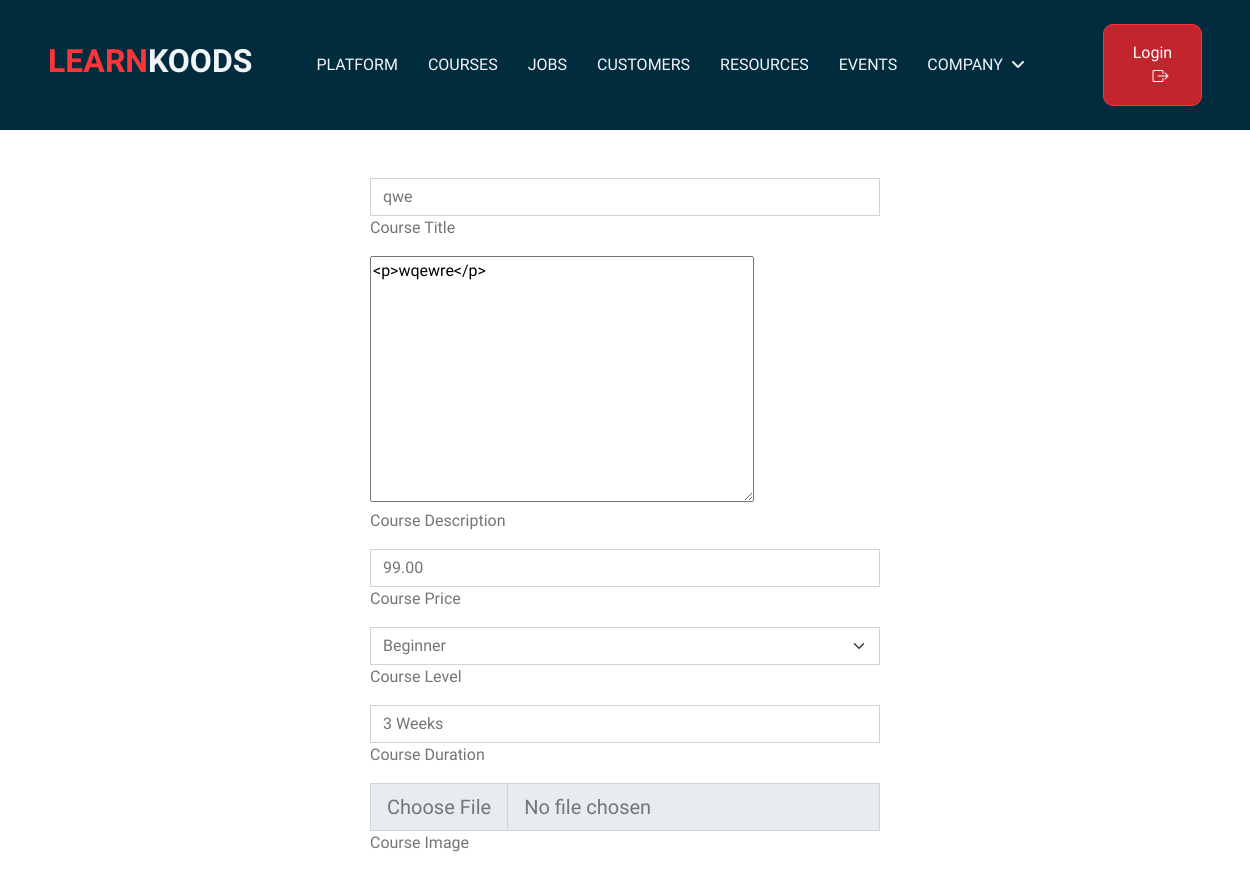
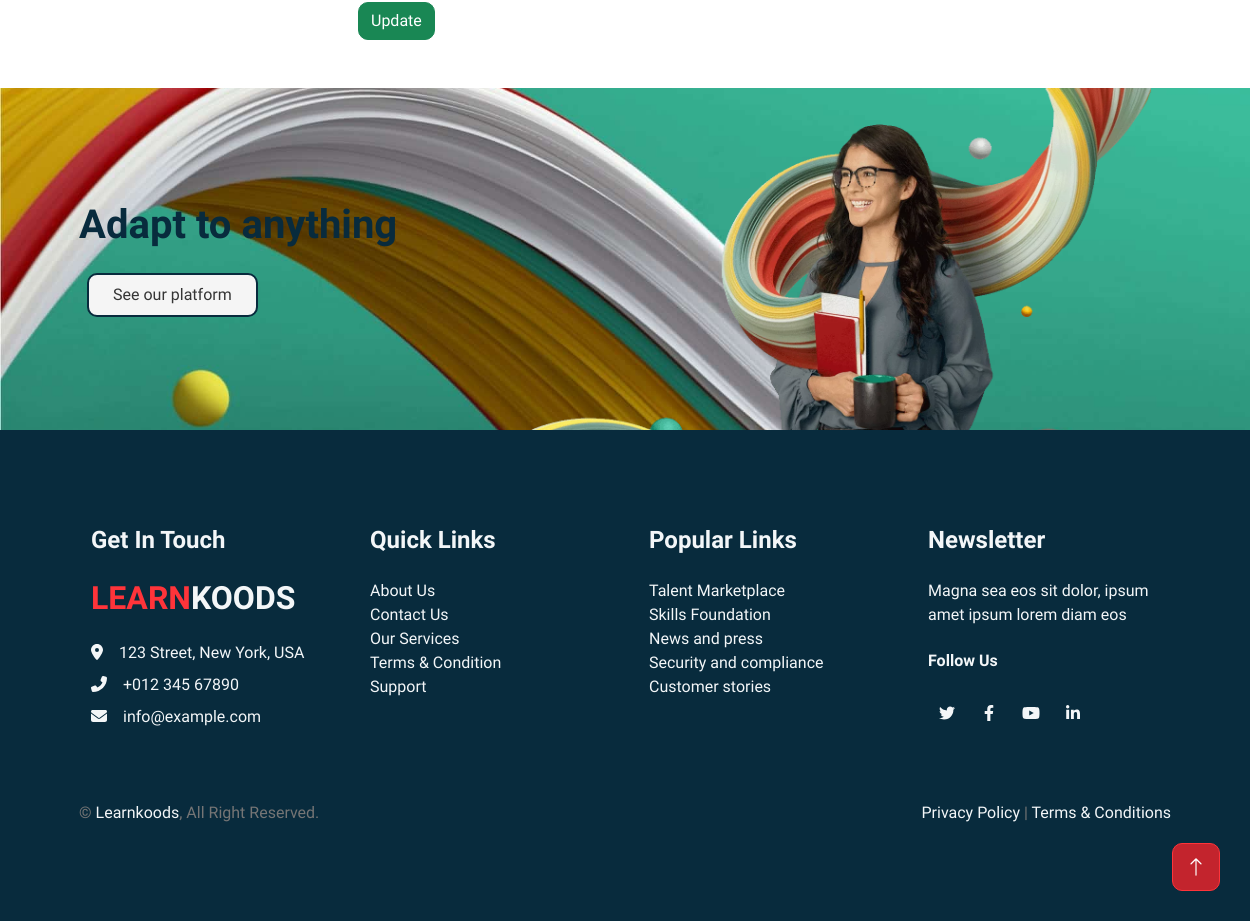
Screenshot of /edit-course/22 with the database file from the repository (2 pictures, top to bottom).
### courses/models.py (models this page shows, shortened)
class Courses(models.Model):
    course_id = models.AutoField(primary_key=True)
    user = models.ForeignKey(User, on_delete=models.CASCADE,null=True,blank=True,default=None)
    course_title = models.CharField(max_length=100)
    course_price = models.DecimalField(max_digits=6, decimal_places=2,null=True)
    course_des = HTMLField()
    course_level = models.CharField(choices=(('Beginner', ("Beginner")),
                                        ('Intermediate', ("Intermediate")),
                                        ('Advance', ("Advance"))),
                                default='Beginner',max_length=50)
    course_duration = models.CharField(max_length=100)
    course_image = models.ImageField(upload_to="corse/",null=True,default="course/courses-1.jpg")
    course_slug = AutoSlugField(populate_from = 'course_title',unique=True,null=True,default=None)

### koods/views.py (the view)
# urls.py: path('edit-course/<id>',views.editcourse,name="editcourse"),
def editcourse(request,id):
    if request.user.is_authenticated:
        if not request.user.profile.is_course == True:
            return redirect("/")
    usr = Courses.objects.get(course_id=id)
    form = ADDCOURSE_DESC()
    if request.method == "POST":
        form = ADDCOURSE_DESC(request.POST, instance=usr)
        if form.is_valid():
            course_des = form.cleaned_data['course_des']
        course_title = request.POST.get("course_title")
        course_price = request.POST.get("course_price")
        course_level = request.POST.get("course_level")
        course_duration = request.POST.get("course_duration")
        course_image = request.FILES.get("course_image", None)
        if course_image :
            usr.course_image = course_image
        usr.course_title=course_title
        usr.course_price=course_price
        usr.course_level=course_level
        usr.course_duration=course_duration
        usr.course_des=course_des
        usr.save()
        return redirect("/courseprofile/")
    else:
        form = ADDCOURSE_DESC(instance=usr)
    data={
    'title':'Learnkoods',
    'usr':usr,
    'form':form
    }
    return render(request,"edit_course.html",data)

### koods/forms.py
class ADDCOURSE_DESC(forms.ModelForm):
    class Meta:
        model = Courses
        fields = ['course_des']
        widgets = {'content':TinyMCE(attrs={'cols':80, 'rows':30})}
    def __init__(self, *args, **kwargs):
        user = kwargs.pop('user', None)
        super(ADDCOURSE_DESC, self).__init__(*args, **kwargs)
        self.fields['course_des'].label = "Course Description"
        if user:
            self.user = user

### templates/edit_course.html (shortened to what this page needs)
{% extends 'base.html' %}
{% block content %}
<div class="container my-5">
    <div class="row contents">
        <div class="col-md-6">
            <form method="POST" enctype="multipart/form-data" >
                <div class="row">
                    <div class="form-outline col-md-12 mb-2">
                        <input type="text" name="course_title" id="course_title" class="form-control form-control" value="{{usr.course_title}}"/>
                        <label class="form-label" for="course_title">Course Title</label>
                    </div>
                    <div class="form-outline col-md-12 mb-2">
                        {{form.course_des}}
                        <label class="form-label" for="course_des">{{ form.course_des.label }}</label>
                      </div>
                    <div class="form-outline col-md-12 mb-2">
                        <input type="number" name="course_price" id="course_price" class="form-control form-control" value="{{usr.course_price}}"/>
                        <label class="form-label" for="course_price">Course Price</label>
                    </div>
                    <div class="form-outline col-md-12 mb-2">
                        <select id="someSelectElement" name="course_level" class="form-select" aria-label="Default select example" required>
                            <option value="Beginner" {% if usr.course_level == "Beginner" %} selected {% endif %}>Beginner</option>
                        </select>
                        <label class="form-label" for="position">Course Level</label>
                    </div>
                    <div class="form-outline col-md-12 mb-2">
                        <input type="text" name="course_duration" id="course_duration" class="form-control form-control" value="{{usr.course_duration}}" />
                        <label class="form-label" for="course_duration">Course Duration</label>
                      </div>
                      <div class="form-outline col-md-12 mb-4">
                        <input type="file" name="course_image" id="course_image"
                            class="form-control form-control-lg" value="{{usr.course_image}}" />
                        <label class="form-label" for="course_image">Course Image</label>
                      </div>
                </div>
                <button type="submit" class="btn btn-success btn-block">Update</button>
            </form>
        </div>
    </div>
</div>
{% endblock %}

### static/css/style.css (style rules this page uses)
:root { --primary: #082b3d; --secondary: #757575; --light: #F3F6F8; --dark: #323232 !important; }
.btn { font-weight: 500; transition: .5s; }
.btn { border-radius: 10px; }
.contents { display: flex; align-items: center; justify-content: center; }

### rows the page displays
Courses: course_title "qwe", course_des "<p>wqewre</p>", course_price "99.00", course_level "Beginner", course_duration "3 Weeks"
